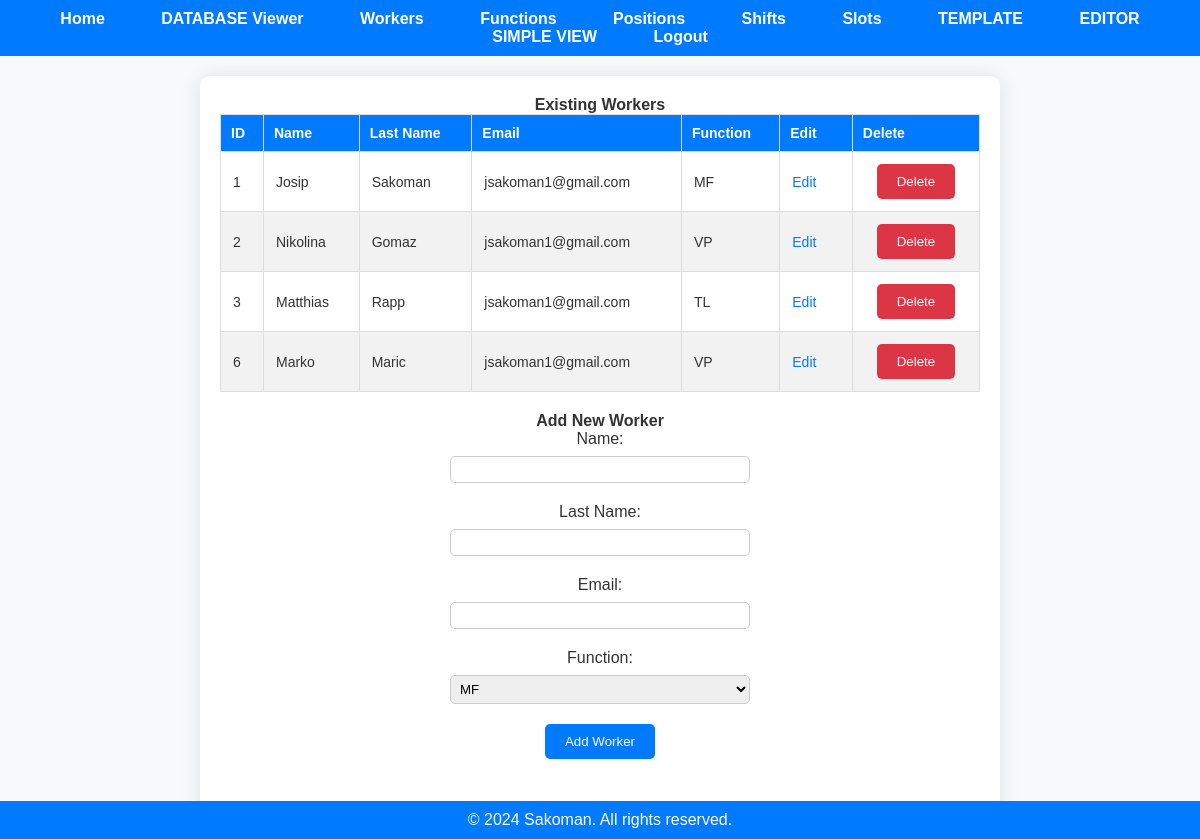
Screenshot of /workers (signed in) with the database file from the repository.
### app.py (models this page shows, shortened)
class Worker(db.Model):
    worker_id = db.Column(db.Integer, primary_key=True)
    name = db.Column(db.String(50), nullable=False)
    last_name = db.Column(db.String(50), nullable=False)
    email = db.Column(db.String(120), nullable=False)
    function_id = db.Column(db.Integer, db.ForeignKey('function.function_id'), nullable=False)
    user_id = db.Column(db.Integer, db.ForeignKey('user.id'), nullable=False)
    user = db.relationship('User', backref=db.backref('workers', lazy=True))
    function = db.relationship('Function', back_populates='workers')

### app.py (the view)
@app.route('/workers')
@employer_required
def display_workers():
    if 'user_id' not in session:
        flash('You must be logged in to view this page.', 'error')
        return redirect(url_for('login'))
    user_id = session['user_id']
    workers = fetch_all(user_id, 'Worker')
    functions = fetch_all(user_id, 'Function')
    function_names = {function.function_id: function.name for function in functions}
    for worker in workers:
        worker.function_name = function_names.get(worker.function_id, 'N/A')
    return render_template('workers.html', workers=workers, functions=functions)

### app.py (called while the page is built)
@login_manager.user_loader
def load_user(user_id):
    return User.query.get(int(user_id))

def employer_required(func):
    @wraps(func)
    def decorated_function(*args, **kwargs):
        if not current_user.is_authenticated:
            flash('You must be logged in to view this page.', 'error')
            return redirect(url_for('login'))
        if current_user.role != 'employer':
            flash('You do not have permission to view this page.', 'error')
            return redirect('/')
        return func(*args, **kwargs)
    return decorated_function

def fetch_all(user_id, table_name):
    if table_name not in ['Worker', 'Function', 'Position', 'Shift', 'Slot', 'Year_Days', 'Schedule']:
        return None
    table_class = globals()[table_name]
    items = table_class.query.filter_by(user_id=user_id).all()
    return items

### templates/workers.html (shortened to what this page needs)
<!DOCTYPE html>
<html lang="en">
<head>
    <link rel="stylesheet" href="{{ url_for('static', filename='styles.css') }}">
</head>
<body>
    {% include 'navbar.html' %}
    <div class="container">
        <div class="existing-workers-section">
            <h2>Existing Workers</h2>
            {% if workers %}
                <table class="data-table">
                    <thead>
                        <tr>
                            <th>ID</th>
                            <th>Name</th>
                            <th>Last Name</th>
                            <th>Email</th>
                            <th>Function</th>
                            <th>Edit</th>
                            <th>Delete</th>
                        </tr>
                    </thead>
                    <tbody>
                        {% for worker in workers %}
                            <tr>
                                <td>{{ worker['worker_id'] }}</td>
                                <td>{{ worker['name'] }}</td>
                                <td>{{ worker['last_name'] }}</td>
                                <td>{{ worker['email'] }}</td>
                                <td>{{ worker['function_name'] }}</td>
                                <td>
                                    <a href="/edit/Worker/{{ worker['worker_id'] }}" class="action-link">Edit</a>
                                </td>
                                <td>
                                    <form action="/delete/Worker/{{ worker['worker_id'] }}" method="post">
                                        <button type="submit" class="delete-button">Delete</button>
                                    </form>
                                </td>
                            </tr>
                        {% endfor %}
                    </tbody>
                </table>
            {% else %}
                <p>No data available.</p>
            {% endif %}
        </div>
        <div class="add-item-section">
            <h2>Add New Worker</h2>
            <form action="/add/Worker" method="post" class="add-form">
                <label for="name">Name:</label>
                <input type="text" id="name" name="name" required>
                <label for="last_name">Last Name:</label>
                <input type="text" id="last_name" name="last_name">
                <label for="email">Email:</label>
                <input type="email" id="email" name="email">
                <label for="function_id">Function:</label>
                <select id="function_id" name="function_id">
                    {% for function in functions %}
                        <option value="{{ function['function_id'] }}">{{ function['name'] }}</option>
                    {% endfor %}
                </select>
                <button type="submit" class="add-button">Add Worker</button>
            </form>
        </div>
    </div>
    <div class="footer">
        &copy; 2024 Sakoman. All rights reserved.
    </div>
</body>
</html>

### templates/navbar.html (shortened to what this page needs)
<nav>
    <ul>
        <li><a href="/">Home</a></li>
        {% if current_user.is_authenticated and current_user.role == 'employer' %}
        <li><a href="/database_viewer">DATABASE Viewer</a></li>
        <li><a href="/workers">Workers</a></li>
        <li><a href="/functions">Functions</a></li>
        <li><a href="/positions">Positions</a></li>
        <li><a href="/shifts">Shifts</a></li>
        <li><a href="/slots">Slots</a></li>
        <li><a href="/template">TEMPLATE</a></li>
        <li><a href="/editor">EDITOR</a></li>
        <li><a href="/simple_view">SIMPLE VIEW</a></li>
        {% endif %}
        {% if not current_user.is_authenticated %}
        <li><a href="/login">Login</a></li>
        <li><a href="/register">Register</a></li>
        {% else %}
        <li><a href="/logout">Logout</a></li>
        {% endif %}
    </ul>
</nav>

### static/styles.css (style rules this page uses)
* { margin: 0; padding: 0; box-sizing: border-box; }
body { font-family: Arial, sans-serif; background-color: #f8f9fa; color: #333; }
nav { background-color: #007bff; padding: 10px 0; }
nav ul { list-style-type: none; text-align: center; }
nav ul li { display: inline-block; margin: 0 10px; }
nav ul li a { color: #fff; text-decoration: none; font-weight: bold; padding: 8px 16px; border-radius: 5px; transition: background-color 0.3s ease; }
.container { margin: 20px auto; padding: 20px; background-color: #fff; border-radius: 10px; box-shadow: 0 0 20px rgba(0, 0, 0, 0.1); max-width: 800px; }
.container h1, .container h2, .container p { font-size: 16px; text-align: center; }
.container form { display: flex; flex-direction: column; align-items: center; }
.container label { margin-bottom: 8px; }
.container input, .container select { width: 300px; padding: 5px; margin-bottom: 20px; border-radius: 5px; border: 1px solid #ccc; }
.container button, input[type="submit"] { padding: 10px 20px; background-color: #007bff; color: #fff; border: none; border-radius: 5px; cursor: pointer; transition: background-color 0.3s ease, box-shadow 0.3s ease; }
.footer { background-color: #007bff; color: #fff; text-align: center; padding: 10px 0; position: fixed; bottom: 0; left: 0; width: 100%; }
.action-link { color: #007bff; text-decoration: none; margin-right: 10px; transition: color 0.3s ease; }
.add-item-section, .existing-items-section { margin-bottom: 40px; }
table { width: 100%; border-collapse: collapse; margin-bottom: 20px; }
th, td { font-size: 14px; border: 1px solid #ddd; padding: 10px; text-align: left; }
th { background-color: #f2f2f2; }
tr:nth-child(even) { background-color: #f2f2f2; }
table { background-color: #ffffff; overflow-x: auto; }
th { background-color: #007bff; color: #ffffff; }
td { font-size: 14px; padding: 12px; }
.delete-button { background-color: #dc3545 !important; color: #fff !important; padding: 10px 20px !important; border: none !important; border-radius: 5px !important; cursor: pointer !important; }

### rows the page displays
Worker: worker_id "1", name "Josip", last_name "Sakoman", email "jsakoman1@gmail.com", function_name "MF"
Worker: worker_id "2", name "Nikolina", last_name "Gomaz", email "jsakoman1@gmail.com", function_name "VP"
Worker: worker_id "3", name "Matthias", last_name "Rapp", email "jsakoman1@gmail.com", function_name "TL"
Worker: worker_id "6", name "Marko", last_name "Maric", email "jsakoman1@gmail.com", function_name "VP"

### other values shown
form field function_id "MF"
